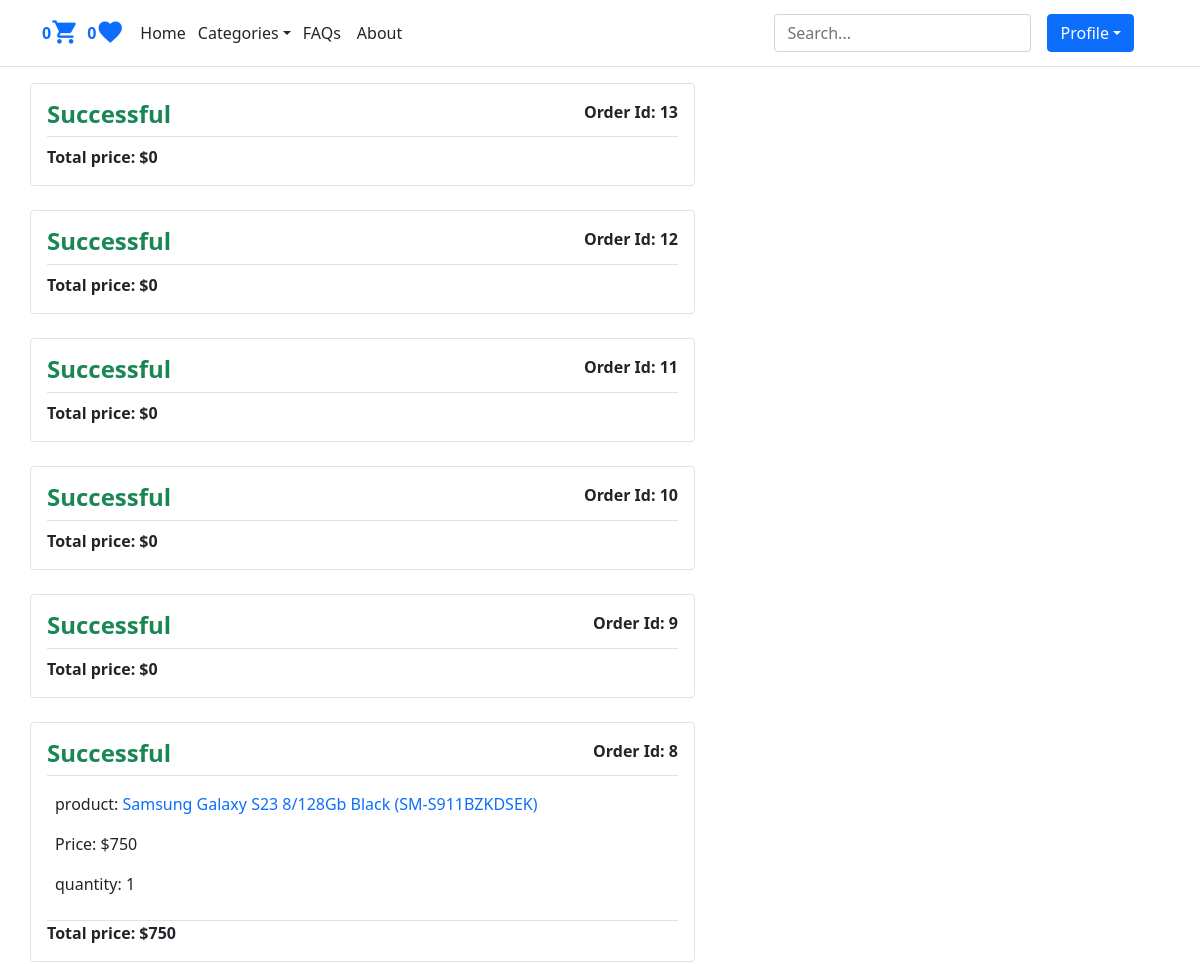
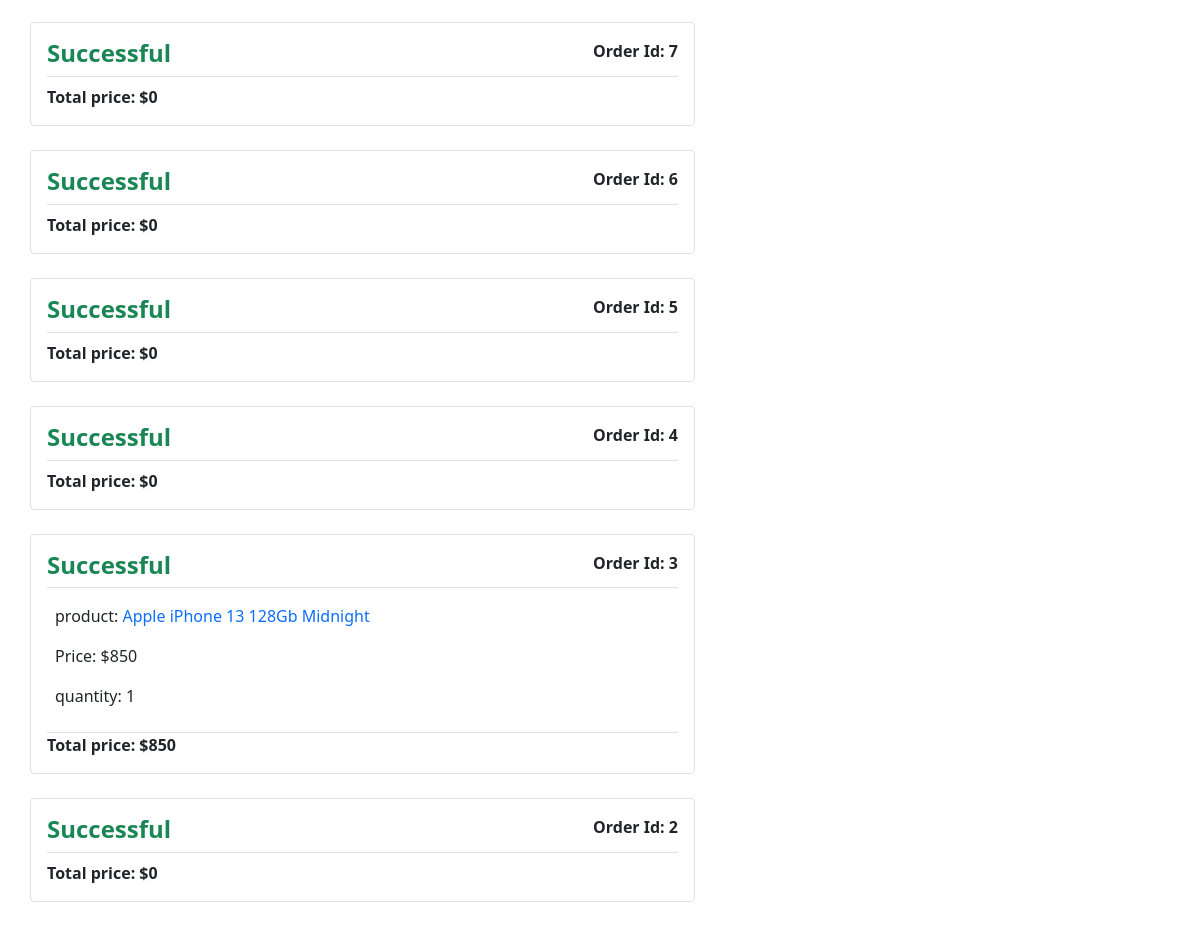
/orders/list (signed in), run on the app's committed database (2 pictures, top to bottom).
### accounts/models.py (models this page shows, shortened)
class User(AbstractBaseUser):
    email = models.EmailField(max_length=100, unique=True)
    full_name = models.CharField(max_length=100)
    is_admin = models.BooleanField(default=False)
    is_active = models.BooleanField(default=True)
    likes = models.ManyToManyField(Product, blank=True, related_name='likes')
    is_manager = models.BooleanField(default=False)
    objects = UserManager()
    USERNAME_FIELD = 'email'
    REQUIRED_FIELDS = ['full_name']
    def get_likes_count(self):
        return self.likes.count()

### orders/models.py (models this page shows, shortened)
class Order(models.Model):
    user = models.ForeignKey(User, on_delete=models.CASCADE, related_name='orders')
    created = models.DateTimeField(auto_now_add=True)
    updated = models.DateTimeField(auto_now=True)
    status = models.BooleanField(default=False)
    class Meta:
        ordering = ('-created',)
    @property
    def get_total_price(self):
        total = sum(item.get_cost() for item in self.items.all())
        return total

class OrderItem(models.Model):
    order = models.ForeignKey(Order, on_delete=models.CASCADE, related_name='items')
    product = models.ForeignKey(Product, on_delete=models.CASCADE, related_name='order_items')
    price = models.IntegerField()
    quantity = models.SmallIntegerField(default=1)
    def get_cost(self):
        return self.price * self.quantity

### shop/models.py (models this page shows, shortened)
class Product(models.Model):
    category = models.ForeignKey(Category, on_delete=models.CASCADE, related_name='category')
    image = models.ImageField(upload_to='products')
    title = models.CharField(max_length=250)
    description = models.TextField()
    price = models.IntegerField()
    date_created = models.DateTimeField(auto_now_add=True)
    slug = models.SlugField(unique=True)
    class Meta:
        ordering = ('-date_created',)
    def get_absolute_url(self):
        return reverse('shop:product_detail', kwargs={'slug':self.slug})

### orders/views.py (the view)
# urls.py: path('list', views.user_orders, name='user_orders'),
@login_required
def user_orders(request):
    orders = request.user.orders.all()
    context = {'title':'Orders', 'orders': orders}
    return render(request, 'user_orders.html', context)

### cart/utils/cart.py (called while the page is built)
    def __iter__(self):
        product_ids = self.cart.keys()
        products = Product.objects.filter(id__in=product_ids)
        cart = self.cart.copy()
        for product in products:
            cart[str(product.id)]['product'] = product
        for item in cart.values():
            item['total_price'] = int(item['price']) * int(item['quantity'])
            yield item

    def add_cart_session(self):
        cart = self.session.get(CART_SESSION_ID)
        if not cart:
            cart = self.session[CART_SESSION_ID] = {}
        return cart

### online_shop/context_processors.py (called while the page is built)
def return_cart(request):
    cart = len(list(Cart(request)))
    return {'cart_count': cart}

def return_categories(request):
    categories = Category.objects.all()
    return {'categories': categories}

### shop/models.py (called while the page is built)
    def __str__(self):
        return self.title

### orders/templates/user_orders.html (shortened to what this page needs)
{% extends "base.html" %}
{% block content %}
{% if orders %}
{% for order in orders %}
<div class="col-md-7 mb-4 border rounded p-3">
<b style="float: right;">Order Id: {{ order.id }}</b>
{% if order.status %}
    <h4><b class="text-success">Successful</b></h4>
{% else %}
    <h3><b class="text-danger">Cancelled</b></h3>
{% endif %}
<div class="text-muted border-top pt-2"></div>
{% for item in order.items.all  %}
    <div class="border-bottom p-2">
        <p>product: <a class="text-decoration-none" href="{{ item.product.get_absolute_url }}">{{item.product.title}}</a></p>
        <p>Price: ${{item.price}}</p>
        <p>quantity: {{item.quantity}}</p>
    </div>
{% endfor %}
<b>Total price: ${{ order.get_total_price }}</b>
</div>
{% endfor %}
{% endif %}
{% endblock %}

### shop/templates/base.html (shortened to what this page needs)
{% load static %}
<!DOCTYPE html>
<html lang="en">
<head>
    <link href="https://cdn.jsdelivr.net/npm/bootstrap@5.1.3/dist/css/bootstrap.min.css" rel="stylesheet">
</head>
<body>
  <header class="p-2 border-bottom">
    <div class="container">
      <div class="d-flex flex-wrap align-items-center justify-content-center justify-content-lg-start">
        {% if request.user.is_authenticated %}
        <b class="text-primary">{{ cart_count }}</b>
        {% endif %}
        <a href="{% url 'cart:show_cart' %}" class="text-primary mt-2 me-2"><i class="material-icons h3">&#xe8cc;</i></a>
        {% if request.user.is_authenticated %}
        <b class="text-primary">{{ request.user.get_likes_count}}</b>
        {% endif %}
        <a href="{% url 'shop:favorites' %}" class="text-primary mt-2 me-2"><i class="material-icons h3">&#xe87d;</i></a>
        <ul class="nav col-12 col-lg-auto me-lg-auto mb-2 justify-content-center mb-md-0">
          <li><a href="{% url 'shop:home_page' %}" class="nav-link px-2 text-dark">Home</a></li>
          <div class="dropdown text-end">
            <a href="#" class=" mt-2 me-1 ms-1 text-dark d-block link-dark text-decoration-none dropdown-toggle"id="dropdownUser1" data-bs-toggle="dropdown" aria-expanded="false">Categories</a>
          </div>
          <li><a href="/faq/" class="nav-link px-2 text-dark">FAQs</a></li>
          <li><a href="/about/" class="nav-link px-2 text-dark">About</a></li>
        </ul>
        <form class="col-12 col-lg-auto mb-3 mb-lg-0 me-lg-3" action="{% url 'shop:search' %}">
          <input name="q" type="search" class="form-control form-control-dark" placeholder="Search..." aria-label="Search">
        </form>
        {% if request.user.is_authenticated %}
        <div class="dropdown text-end">
          <a href="#" class="btn btn-primary text-white me-4 d-block link-dark text-decoration-none dropdown-toggle"id="dropdownUser1" data-bs-toggle="dropdown" aria-expanded="false">Profile</a>
        </div>
        {% else %}
        <div class="text-end">
          <a href="{% url 'accounts:user_login' %}" class="btn btn-outline-primary me-2">Login</a>
          <a href="{% url 'accounts:user_register' %}" class="btn btn-primary">Sign-up</a>
        </div>
        {% endif %}
      </div>
    </div>
  </header>
    <main class="container">
        <div class="row mt-3">
          {% block content %}{% endblock %}
        </div>
      </main>
</body>
</html>

### data on the page
User: user.get_likes_count "0"
Order: id "13", status "Successful", get_total_price "0"
Order: id "12", status "Successful", get_total_price "0"
Order: id "11", status "Successful", get_total_price "0"
Order: id "10", status "Successful", get_total_price "0"
Order: id "9", status "Successful", get_total_price "0"
Order: id "8", status "Successful", get_total_price "750"
OrderItem: product "Samsung Galaxy S23 8/128Gb Black (SM-S911BZKDSEK)", price "750", quantity "1"
Order: id "7", status "Successful", get_total_price "0"
Order: id "6", status "Successful", get_total_price "0"
Order: id "5", status "Successful", get_total_price "0"
Order: id "4", status "Successful", get_total_price "0"
Order: id "3", status "Successful", get_total_price "850"
OrderItem: product "Apple iPhone 13 128Gb Midnight", price "850", quantity "1"
Order: id "2", status "Successful", get_total_price "0"

### other printed values
{{ cart_count }} "0"
